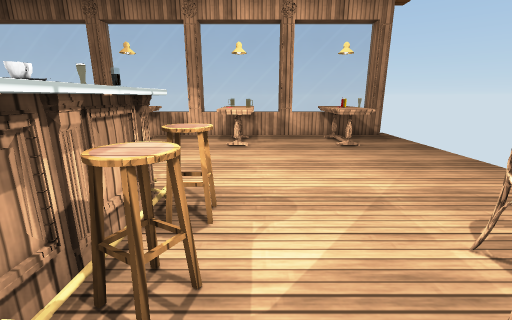
view 1 (above)

21 first-person views from a walk through a Unity game level. The camera is 1.2 m above the floor, tilts 14° down and sees 90° across. The floor is counted in squares, 0.5 m on a side. Each view is taken from the middle of a square. On the plan, view 1 faces up. The plan holds only what a view shows up to about 17 squares ahead; the rest is blank. Door leaves are left out, so doorways stand open. Surface patterns are stand-ins for the level's own textures.

view 2
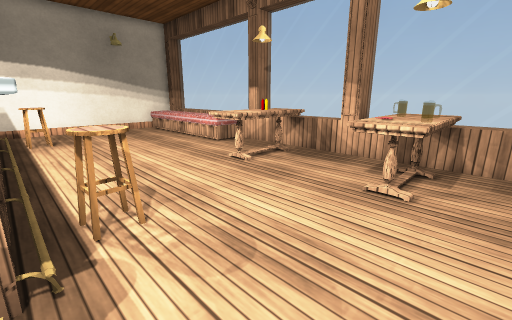

view 3
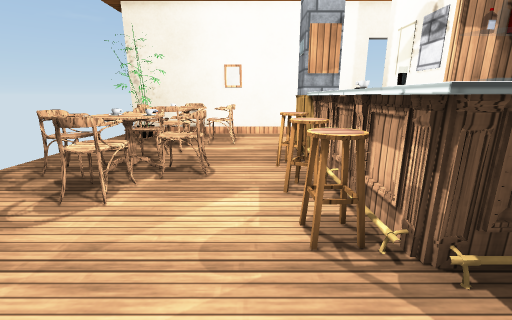

view 4
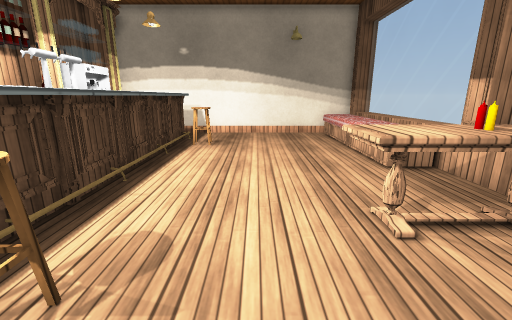

view 5
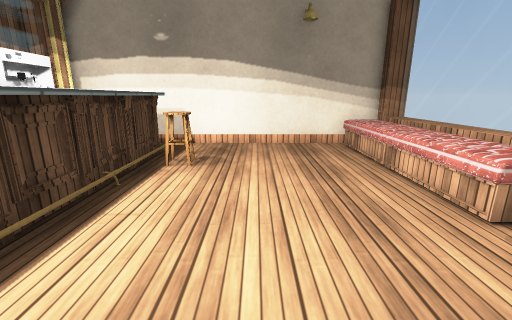

view 6
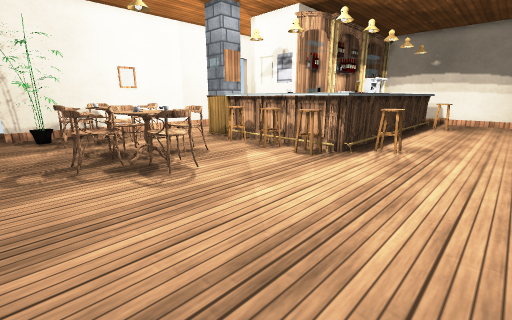

view 7
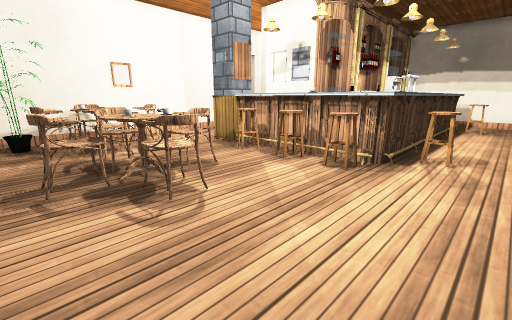

view 8
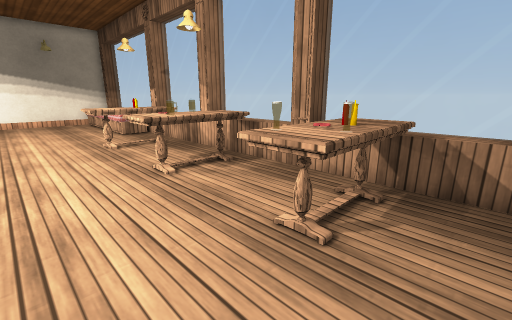

view 9
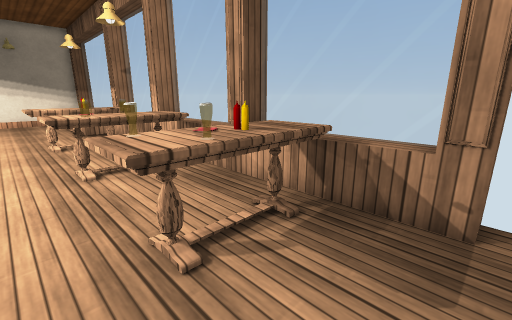

view 10
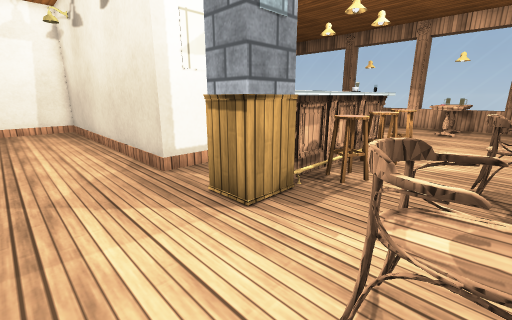

view 11
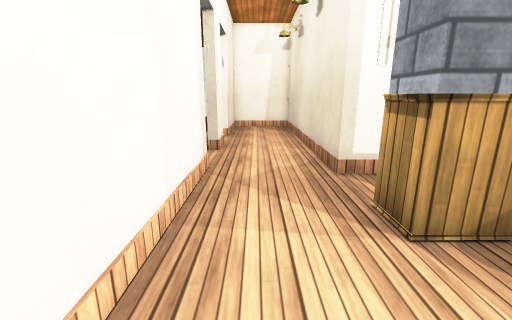

view 12
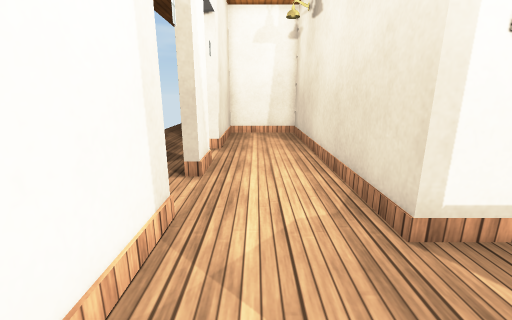

view 13
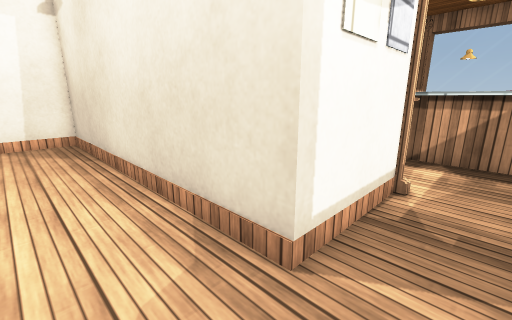

view 14
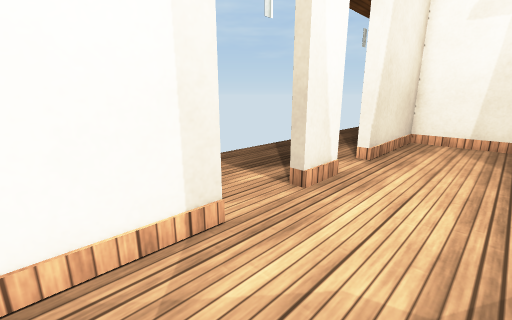

view 15
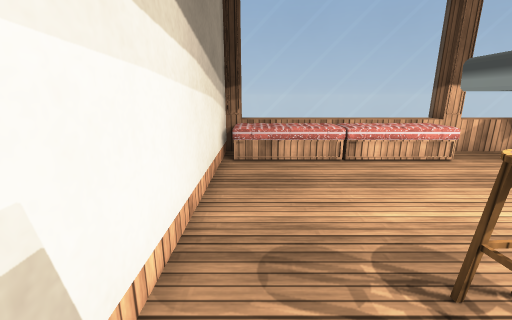

view 16
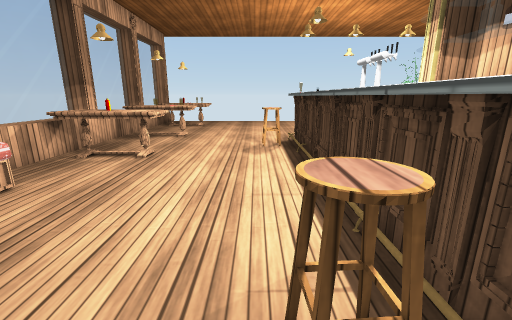

view 17
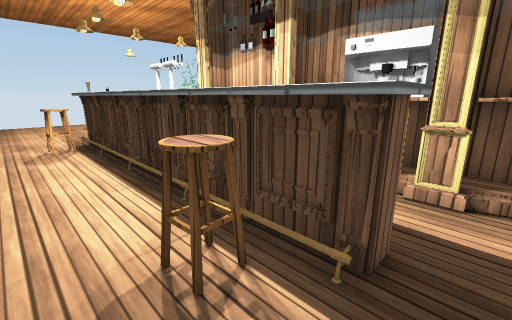

view 18
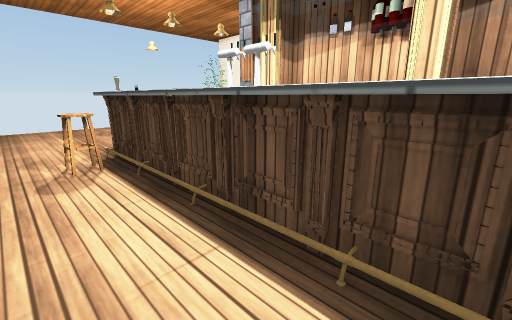

view 19
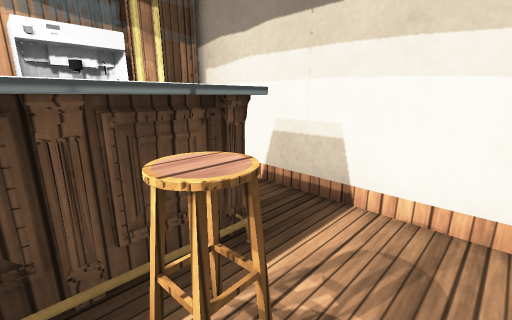

view 20
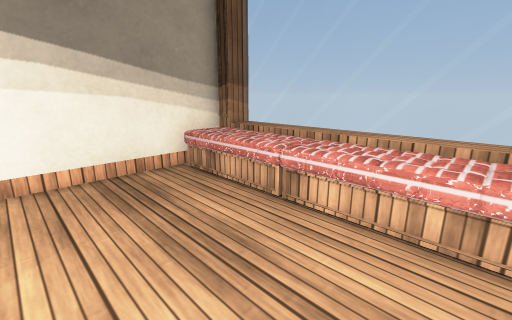

view 21
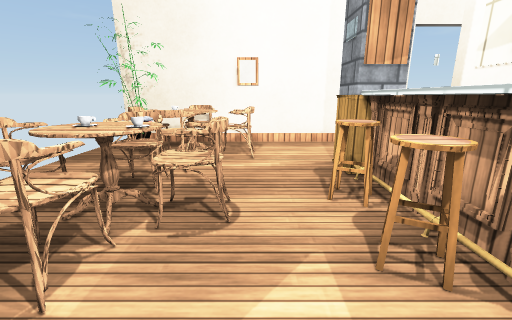

### Floor plan
Key: @ floor where view 1 was taken; # wall or solid block; x gap in a wall; . floor; D open door; ^ raised ledge; T table; C chair; B bench; L column; P plant; O other object.
Columns run from 19 left of view 1 to 8 right of it. Each row starts with its distance up from view 1.
 17 ######################  ####
 16 #BBBBBBBB^#^TT^#^TTT^#^TT^^#
 15 BBBBBBBBBB..TT...TTT...TT...
 14 #BBBBBBBB...TT...T T...TT...
 13 #...........TT...TT ...TT...
 12 #...........TT...TTT...TT...
 11 #...........................
 10 #...........................
  9 #...........................
  8 #...C..........C............
  7 #..CC.........CC............
  6 #.^^^^^^^^^^^^^^^^..........
  5 #.^      ^^^^^^^^CC.........
  4 #..          ...^^C....C....
  3 #...         ...^#C...CCC...
  2 #####      ## ..^CC..CCCCC..
  1 ######    ####..O^C..C#TCC..
  0              #..^CC@.CCCCC..
 -1              #..^^....CCC...
 -2              #..##....CC....
 -3 ##############..#L....CC....
 -4 #...............  ..CCTTCC..
 -5 #...................CCTTCP..
 -6 #.....................CC....
 -7 #.....................CC....
 -8 #####DDD##DDD##############x
 -9    .........
-10  ...........
-11  ...  .....
-12       ....

Positions as (right, up) in squares from view 1, and headings:
1: (0, 0), facing up
2: (1, 6), facing up-left
3: (0, 9), facing down
4: (-2, 10), facing left
5: (-6, 10), facing left
6: (8, 11), facing down-left
7: (7, 9), facing down-left
8: (7, 9), facing up-left
9: (8, 11), facing up-left
10: (2, -7), facing up-left
11: (2, -6), facing left
12: (-2, -6), facing left
13: (-4, -6), facing up-left
14: (-4, -4), facing down-left
15: (-18, 5), facing up
16: (-17, 8), facing right
17: (-18, 9), facing down-right
18: (-14, 9), facing down-right
19: (-14, 9), facing down-left
20: (-11, 10), facing up-left
21: (1, 6), facing down
